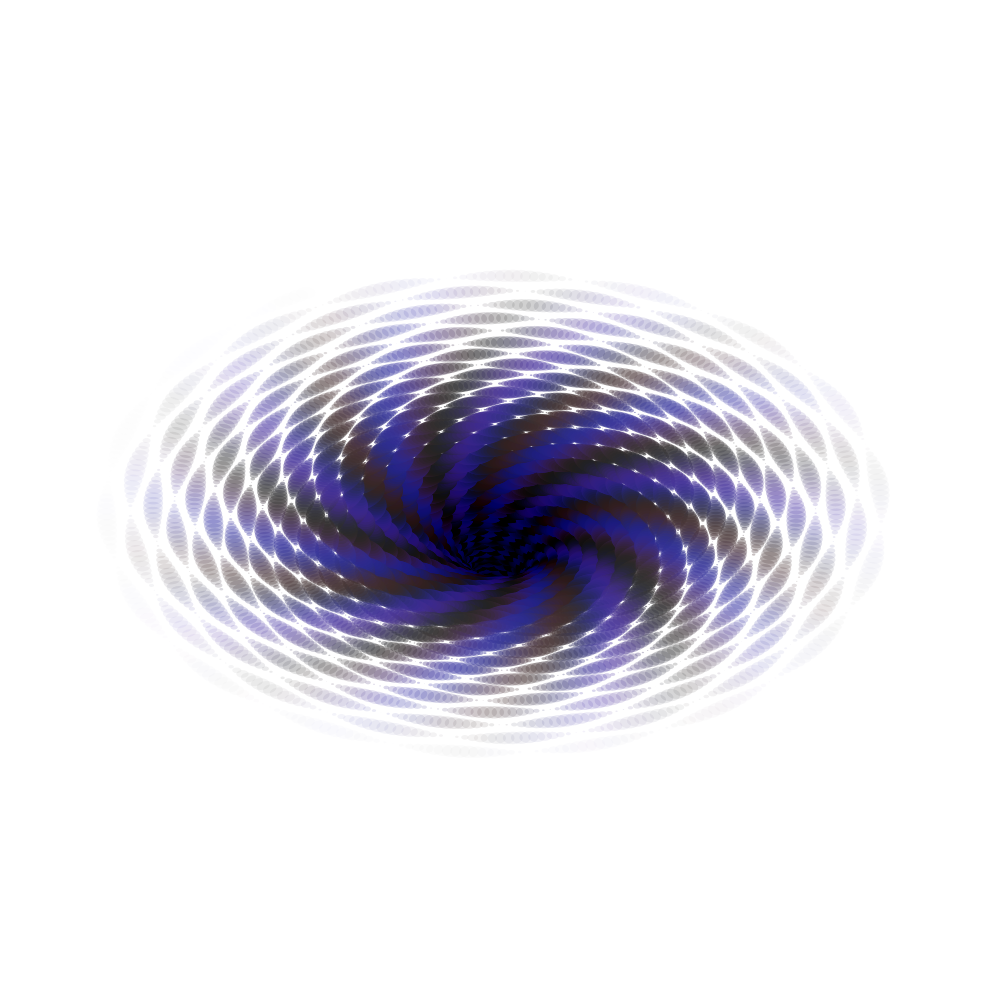
Frame 1 (no input)
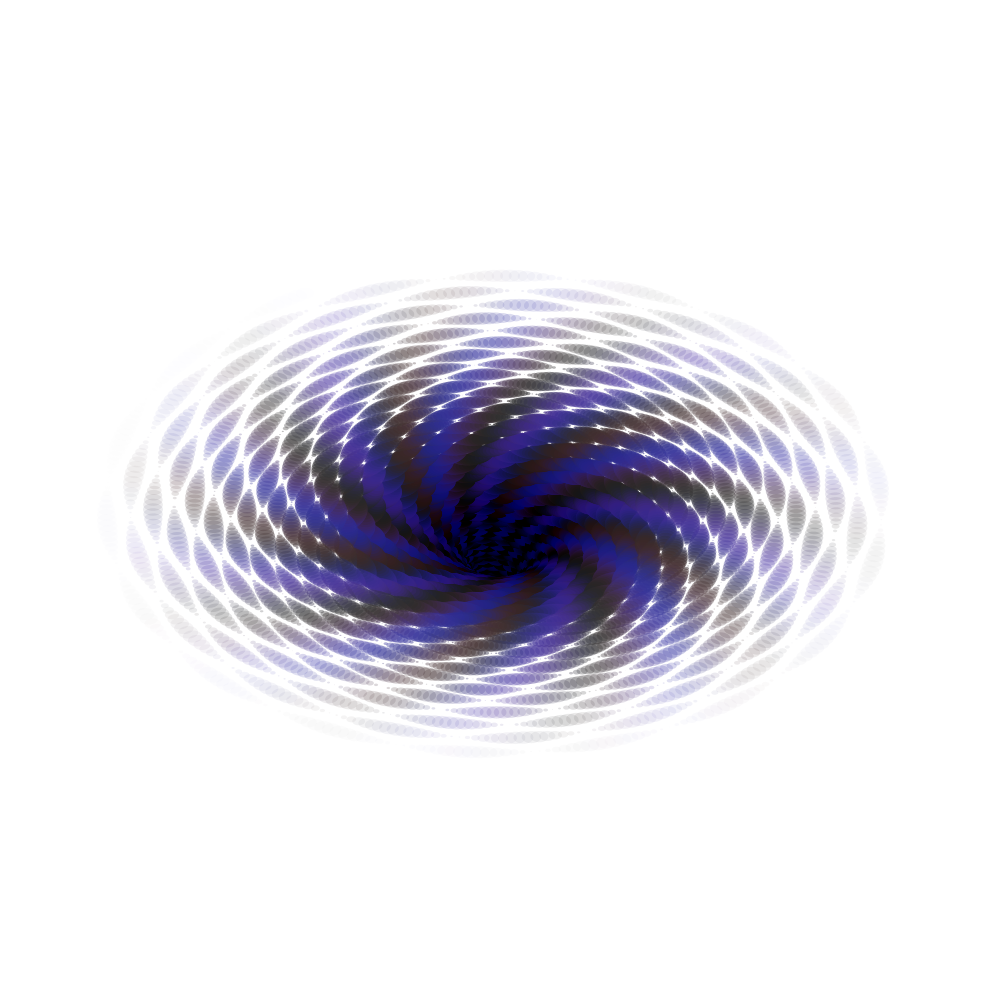
Frame 60 (the mouse pressed at the canvas centre just before this capture)
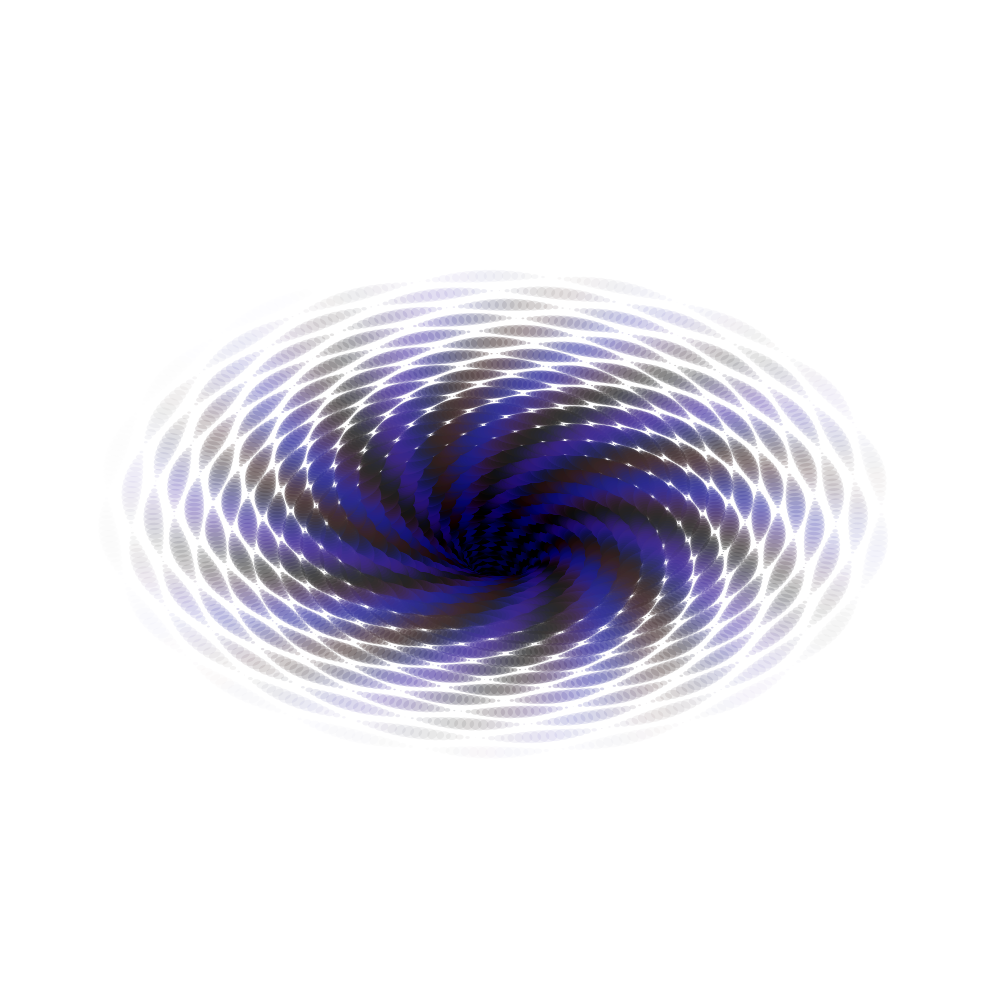
Frame 120 (the mouse held since frame 60 and released just before this capture)

The Processing sketch that drew these frames (run headless with seeded random() and noise(); from frame 60 on, the mouse is pressed at the canvas centre):

// Processing sketch: TheVoid
// ── TheVoid.pde
float t=0;

PGraphics image1;
PGraphics image2;
int frame = 0;
PGraphics export;
float ellipsev = 250;
float ellipseh = 400;
void setup(){
  size(1000,1000);
  //size(369,514);
  image1 = createGraphics(width, height);
  image2 = createGraphics(width, height);
  generateBackground(image2);
  export = createGraphics(width, height, JAVA2D);
  export.smooth();
}
void draw(){
  generate(image1);
  export.beginDraw();
  export.clear();
  //export.image(image2,0,0,image2.width, image2.height);
  export.image(image1,0,0,image1.width, image1.height);
  export.endDraw();
  clear();
  background(255,255,255);
  image(export,0,0,width, height);
  if (t<2*PI){
    
    //export.save(String.format("frame%03d.png",frame));
  }
  t+=.07;  
  frame++;
}

void generate(PGraphics image){
    image.beginDraw();
    image.clear();
    image.strokeWeight(0);
    image.stroke(0,0,0,0);
    for (float p = 90; p >0; p-=.007){
       
       float T = (p+t/6)%90 * PI;
       float C = 4.97 * ((p+t/6)%90-t/6)*PI;
       image.fill(100+10*cos(3*C)-T/2,90-T/2,140+50*sin(2*C) - T/2,2*T);
       float [] point = pointOnSpiral(T,ellipsev,ellipseh,1.008,.99);
       image.ellipse(point[0],point[1],ellipseh/20 * sin(1.77*C),ellipsev/20 * sin(1.77*C));
       
       
    }
    image.endDraw();
    
}

void generateBackground(PGraphics image){
  image.beginDraw();
  image.loadPixels();
    for (float x = 0.0; x< image.width; x++){
     for(float y = 0.0; y< image.height; y++){
       float radsq = distsq(x,(y*ellipseh/ellipsev),image.width/2, 40+image.height/2*(ellipseh/ellipsev));
       radsq = radsq*250/150;
       if(radsq < 250000){
          int r = min(255,(int)(10*2550000.0/radsq));
          int g = min(255,(int)(10*1000000.0/radsq));
          int b = min(255,(int)(10*1000000.0/radsq));
          int a = min(255,(int)(100000* 2550000.0/(pow(radsq,2))));
         image.pixels[(int)y*image.width+(int)x] = color(r,g,b,a);
       }
     }
    }
    image.updatePixels();
    image.endDraw();
}
float distsq(float x0,float y0,float x1,float y1){
  return (x0-x1)*(x0-x1)+(y0-y1)*(y0-y1);
}

float [] pointOnSpiral(float T, float w, float h, float descent, float inwards){
  float x  = width/2 - pow(inwards,T)*h*sin(T) ;
  float y  = height/2 - pow(inwards,T)* w*cos(T)+10*pow(descent,T);
  return new float[]{x,y};
}
